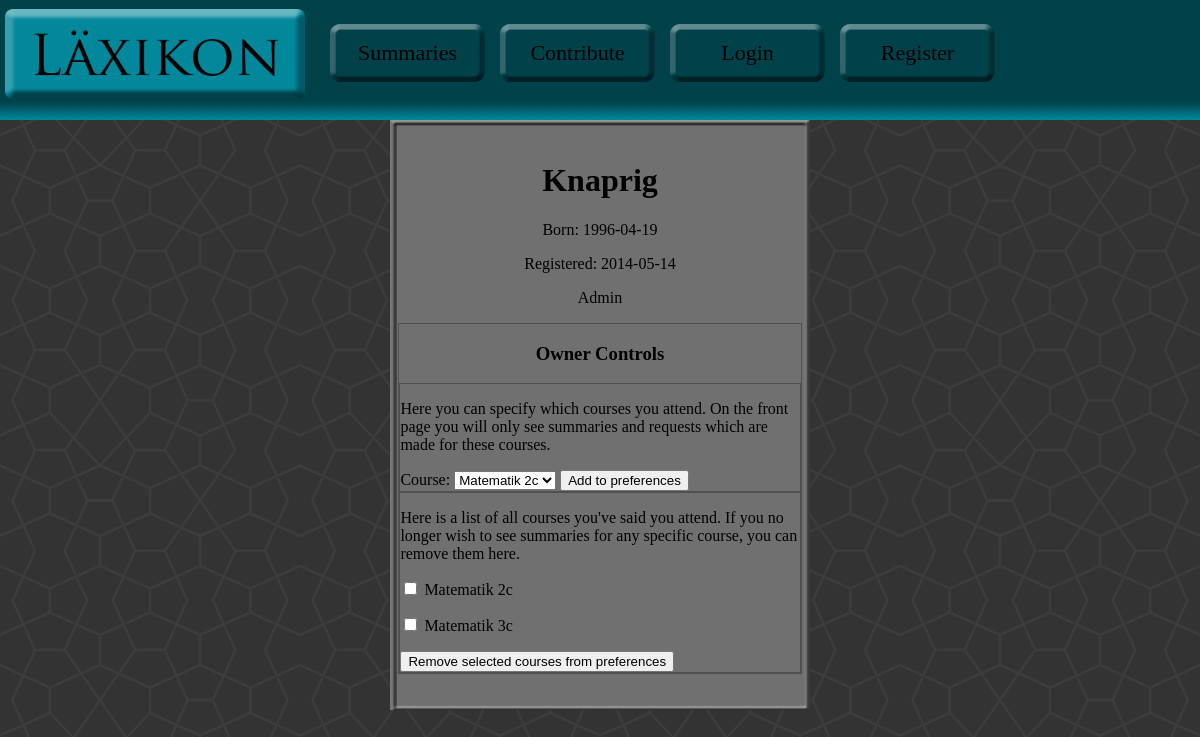
Page /Laxikon/profile.php?userId=13 (signed in) on the committed database.
### tables this page shows
CREATE TABLE IF NOT EXISTS `users` (
  `id` int(12) NOT NULL AUTO_INCREMENT,
  `name` varchar(32) NOT NULL,
  `password` varchar(128) NOT NULL,
  `regDate` date NOT NULL,
  `userLevel` int(2) NOT NULL,
  `salt` varchar(32) NOT NULL,
  `birthDate` date NOT NULL,
  PRIMARY KEY (`id`)
);

### Laxikon/profile.php (called while the page is built, shortened)
<?php
$host = "localhost";
$dbname = "laxikon";
$username = "gustavgrannsjo";
$password = "";
$dsn = "mysql:host=$host;dbname=$dbname";
$attr = array(PDO::ATTR_DEFAULT_FETCH_MODE => PDO::FETCH_ASSOC);
$showControls = false;
$PDO = new PDO($dsn, $username, $password, $attr);
if ($PDO) {
	if (!empty($_GET)) {
		$userId = filter_input(INPUT_GET, 'userId', FILTER_SANITIZE_SPECIAL_CHARS);
		$statement = $PDO->prepare("SELECT * FROM users WHERE id = :userId");
		$statement->bindparam(":userId", $userId);
		if ($statement->execute()) {
			while ($row = $statement->fetch()) {
				$profileName = $row['name'];
				$birthDate = $row['birthDate'];
				$registerDate = $row['regDate'];
				if ($row['userLevel'] == 2) {
					$userType = "Admin";
				}
				elseif ($row['userLevel'] == 1) {
					$userType = "Member";
				}
			}
		}
		if ($_SESSION['userLoggedIn'] == true)
		{
			if ($_SESSION['userId'] == $userId)
			{
				$showControls = true;
				$addCoursesIds = array();
				$addCoursesNames = array();
				foreach($PDO->query("SELECT * FROM courses ORDER BY courseName") as $row)
				{
					array_push($addCoursesIds, $row['courseId']);
					array_push($addCoursesNames, $row['courseName']);
				}
				$coursePrefGetter = $PDO->prepare("SELECT usercourses.courseId, courses.courseName FROM usercourses JOIN courses ON usercourses.courseId = courses.courseId WHERE usercourses.userId = :userId");
				$coursePrefGetter->bindParam(":userId", $userId);
				if ($coursePrefGetter->execute())
				{
					$deleteCoursesIds = array();
					$deleteCoursesNames = array();
					while ($row = $coursePrefGetter->fetch())
					{
						array_push($deleteCoursesIds, $row['courseId']);
						array_push($deleteCoursesNames, $row['courseName']);
					}
				}
			}
		}
	}
}
include("profileTemplate.php");
?>

### Laxikon/profileTemplate.php (the view, shortened to what this page needs)
<!DOCTYPE html>
<html>
<head>
	<link rel="stylesheet" type="text/css" href="styles/profileStyle.css">
</head>
<body>
<div id="topBarContainer">
	<a href="index.php"><img id="logotype" src="grafik/logo.png" alt="Logotype" title="Main Menu"></a>
	<nav id="mainNav">
		<ul>
			<a href="index.php"><li id="summaryButton">Summaries</li></a>
			<a href="submit.php"><li  id="contributeButton">Contribute</li></a>
			<a href="login.php"><li  id="loginButton">Login</li></a>
			<a href="register.php"><li id="registerButton">Register</li></a>
		</ul>
	</nav>
</div>
<div id="contentRoof"></div>
<div id="mainContainer">
	<h1 id="userName"><?php echo $profileName; ?></h1>
	<p class="userInfo">Born: <?php echo $birthDate; ?></p>
	<p class="userInfo">Registered: <?php echo $registerDate; ?></p>
	<p class="userInfo"><?php echo $userType; ?></p>
	<?php if ($showControls){ ?>
	<div id="ownerControlsContainer">
		<h3>Owner Controls</h3>
		<form action="profile.php?userId=<?php echo $userId; ?>" method="POST">
			<div class="formContainer">
				<p>Here you can specify which courses you attend. On the front page you will only see summaries and requests which are made for these courses.</p>
				<label for="course">Course: </label>
				<select name="course">
					<?php
						$counter = 0;
						foreach ($addCoursesIds as $row) {
							echo "<option value=\"{$addCoursesIds[$counter]}\">{$addCoursesNames[$counter]}</option>";
							$counter++;
						}
					?>
				</select>
				<input type="submit" value="Add to preferences"/>
			</div>
		</form>
		<form action="profile.php?userId=<?php echo $userId; ?>" method="POST">
			<div class="formContainer">
				<p>Here is a list of all courses you've said you attend. If you no longer wish to see summaries for any specific course, you can remove them here.</p>
				<?php
				$counter = 0;
				foreach ($deleteCoursesIds as $row) {
					echo "<p>
					<input type=\"checkbox\" name=\"deletedCourse[]\" value=\"{$deleteCoursesIds[$counter]}\">
					<label for=\"deletedCourse[]\"> {$deleteCoursesNames[$counter]}</label>
					</p>";
					$counter++;
				}
				?>
				<input type="submit" value="Remove selected courses from preferences"/>
			</div>
		</form>
	</div>
	<?php } ?>
</div>
<div id="contentFooter"></div>
</body>
</html>

### Laxikon/styles/profileStyle.css (style rules this page uses)
body { height: 100%; background-image: url(../grafik/background.png); padding: 0px; margin: 0px; }
a { color: black; text-decoration: none; }
#topBarContainer { background-image: url(../grafik/topBar2.png); background-repeat: repeat-x; margin: 0px; padding: 0px; height: 120px; min-width: 1000px; }
#logotype { display: inline-block; width: 300px; margin-top: 9px; position: absolute; left: 5px; }
#mainNav { display: inline-block; margin: 0px; margin-top: 10px; vertical-align: top; position: absolute; }
#mainNav ul { display: inline-block; list-style: none; padding: 0px; margin: 0px; }
#mainNav li { display: inline-block; position: absolute; background-image: url(../grafik/menuButton.png); width: 155px; height: 42px; text-align: center; padding-top: 16px; margin: 0px; font-size: 22px; }
#summaryButton { left: 330px; }
#contributeButton { left: 500px; }
#loginButton { left: 670px; }
#registerButton { left: 840px; }
#contentRoof { background-image: url(../grafik/contentTop.png); background-size: 100%; width: 60%; max-width: 420px; position: relative; margin: auto; height: 9px; }
#mainContainer { width: 60%; max-width: 420px; position: relative; margin: auto; word-wrap: break-word; background-image: url(../grafik/contentMiddle.png); background-size: 100%; padding: 1% 0px; }
#contentFooter { background-image: url(../grafik/contentBottom.png); background-position: bottom; width: 60%; max-width: 420px; position: relative; margin: auto; background-size: 100%; height: 15px; }
#userName { text-align: center; }
.userInfo { text-align: center; }
#ownerControlsContainer { margin: 2%; border: 1px solid #505050; }
#ownerControlsContainer h3 { text-align: center; }
.formContainer { box-sizing:border-box; -moz-box-sizing:border-box; -webkit-box-sizing:border-box; border: 1px solid #505050; }

### rows in the picture
users: name "Knaprig", birthDate "1996-04-19", regDate "2014-05-14", userLevel "Admin"

### other values in the picture
$deleteCoursesNames[$counter] "Matematik 2c"
$deleteCoursesNames[$counter] "Matematik 3c"
form field course "Matematik 2c"
